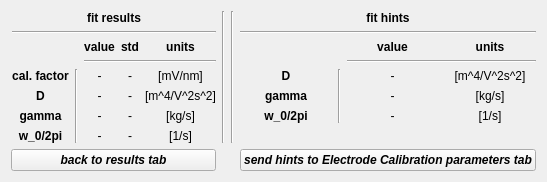
          <widget class="QWidget" name="page_4">
           <layout class="QGridLayout" name="gridLayout_16">
            <item row="0" column="1">
             <widget class="Line" name="line_8">
              <property name="orientation">
               <enum>Qt::Vertical</enum>
              </property>
             </widget>
            </item>
            <item row="0" column="2">
             <widget class="Line" name="line_9">
              <property name="orientation">
               <enum>Qt::Vertical</enum>
              </property>
             </widget>
            </item>
            <item row="0" column="3">
             <layout class="QGridLayout" name="gridLayout_15">
              <item row="5" column="2">
               <widget class="QLabel" name="label_102">
                <property name="text">
                 <string>-</string>
                </property>
                <property name="alignment">
                 <set>Qt::AlignCenter</set>
                </property>
               </widget>
              </item>
              <item row="1" column="0" colspan="4">
               <widget class="Line" name="line_7">
                <property name="orientation">
                 <enum>Qt::Horizontal</enum>
                </property>
               </widget>
              </item>
              <item row="0" column="0" colspan="4">
               <widget class="QLabel" name="label_44">
                <property name="font">
                 <font>
                  <weight>75</weight>
                  <bold>true</bold>
                 </font>
                </property>
                <property name="text">
                 <string>fit hints</string>
                </property>
                <property name="alignment">
                 <set>Qt::AlignCenter</set>
                </property>
               </widget>
              </item>
              <item row="7" column="0">
               <widget class="QLabel" name="label_99">
                <property name="text">
                 <string/>
                </property>
               </widget>
              </item>
              <item row="2" column="3">
               <widget class="QLabel" name="label_113">
                <property name="font">
                 <font>
                  <weight>75</weight>
                  <bold>true</bold>
                 </font>
                </property>
                <property name="text">
                 <string>units</string>
                </property>
                <property name="alignment">
                 <set>Qt::AlignCenter</set>
                </property>
               </widget>
              </item>
              <item row="4" column="3">
               <widget class="QLabel" name="label_114">
                <property name="text">
                 <string>[m^4/V^2s^2]</string>
                </property>
                <property name="alignment">
                 <set>Qt::AlignCenter</set>
                </property>
               </widget>
              </item>
              <item row="3" column="2" colspan="2">
               <widget class="Line" name="line_11">
                <property name="orientation">
                 <enum>Qt::Horizontal</enum>
                </property>
               </widget>
              </item>
              <item row="5" column="3">
               <widget class="QLabel" name="label_115">
                <property name="text">
                 <string>[kg/s]</string>
                </property>
                <property name="alignment">
                 <set>Qt::AlignCenter</set>
                </property>
               </widget>
              </item>
              <item row="6" column="3">
               <widget class="QLabel" name="label_116">
                <property name="text">
                 <string>[1/s]</string>
                </property>
                <property name="alignment">
                 <set>Qt::AlignCenter</set>
                </property>
               </widget>
              </item>
              <item row="2" column="2">
               <widget class="QLabel" name="label_41">
                <property name="font">
                 <font>
                  <weight>75</weight>
                  <bold>true</bold>
                 </font>
                </property>
                <property name="text">
                 <string>value</string>
                </property>
                <property name="alignment">
                 <set>Qt::AlignCenter</set>
                </property>
               </widget>
              </item>
              <item row="4" column="0">
               <widget class="QLabel" name="label_40">
                <property name="font">
                 <font>
                  <weight>75</weight>
                  <bold>true</bold>
                 </font>
                </property>
                <property name="text">
                 <string>D</string>
                </property>
                <property name="alignment">
                 <set>Qt::AlignCenter</set>
                </property>
               </widget>
              </item>
              <item row="5" column="0">
               <widget class="QLabel" name="label_98">
                <property name="font">
                 <font>
                  <weight>75</weight>
                  <bold>true</bold>
                 </font>
                </property>
                <property name="text">
                 <string>gamma</string>
                </property>
                <property name="alignment">
                 <set>Qt::AlignCenter</set>
                </property>
               </widget>
              </item>
              <item row="6" column="0">
               <widget class="QLabel" name="label_100">
                <property name="font">
                 <font>
                  <weight>75</weight>
                  <bold>true</bold>
                 </font>
                </property>
                <property name="text">
                 <string>w_0/2pi</string>
                </property>
                <property name="alignment">
                 <set>Qt::AlignCenter</set>
                </property>
               </widget>
              </item>
              <item row="4" column="2">
               <widget class="QLabel" name="label_43">
                <property name="text">
                 <string>-</string>
                </property>
                <property name="alignment">
                 <set>Qt::AlignCenter</set>
                </property>
               </widget>
              </item>
              <item row="6" column="2">
               <widget class="QLabel" name="label_109">
                <property name="text">
                 <string>-</string>
                </property>
                <property name="alignment">
                 <set>Qt::AlignCenter</set>
                </property>
               </widget>
              </item>
              <item row="4" column="1" rowspan="3">
               <widget class="Line" name="line_13">
                <property name="orientation">
                 <enum>Qt::Vertical</enum>
                </property>
               </widget>
              </item>
             </layout>
            </item>
            <item row="0" column="0">
             <layout class="QGridLayout" name="gridLayout_14">
              <property name="leftMargin">
               <number>1</number>
              </property>
              <item row="4" column="0">
               <widget class="QLabel" name="label_33">
                <property name="font">
                 <font>
                  <weight>75</weight>
                  <bold>true</bold>
                 </font>
                </property>
                <property name="text">
                 <string>cal. factor</string>
                </property>
                <property name="alignment">
                 <set>Qt::AlignCenter</set>
                </property>
               </widget>
              </item>
              <item row="2" column="2">
               <widget class="QLabel" name="label_30">
                <property name="font">
                 <font>
                  <weight>75</weight>
                  <bold>true</bold>
                 </font>
                </property>
                <property name="text">
                 <string>value</string>
                </property>
                <property name="alignment">
                 <set>Qt::AlignCenter</set>
                </property>
               </widget>
              </item>
              <item row="2" column="3">
               <widget class="QLabel" name="label_32">
                <property name="font">
                 <font>
                  <weight>75</weight>
                  <bold>true</bold>
                 </font>
                </property>
                <property name="text">
                 <string>std</string>
                </property>
                <property name="alignment">
                 <set>Qt::AlignCenter</set>
                </property>
               </widget>
              </item>
              <item row="4" column="2">
               <widget class="QLabel" name="label_34">
                <property name="text">
                 <string>-</string>
                </property>
                <property name="alignment">
                 <set>Qt::AlignCenter</set>
                </property>
               </widget>
              </item>
              <item row="4" column="3">
               <widget class="QLabel" name="label_35">
                <property name="text">
                 <string>-</string>
                </property>
                <property name="alignment">
                 <set>Qt::AlignCenter</set>
                </property>
               </widget>
              </item>
              <item row="5" column="0">
               <widget class="QLabel" name="label_37">
                <property name="font">
                 <font>
                  <weight>75</weight>
                  <bold>true</bold>
                 </font>
                </property>
                <property name="text">
                 <string>D</string>
                </property>
                <property name="alignment">
                 <set>Qt::AlignCenter</set>
                </property>
               </widget>
              </item>
              <item row="3" column="2" colspan="3">
               <widget class="Line" name="line_10">
                <property name="orientation">
                 <enum>Qt::Horizontal</enum>
                </property>
               </widget>
              </item>
              <item row="1" column="0" colspan="5">
               <widget class="Line" name="line_6">
                <property name="orientation">
                 <enum>Qt::Horizontal</enum>
                </property>
               </widget>
              </item>
              <item row="4" column="4">
               <widget class="QLabel" name="label_36">
                <property name="text">
                 <string>[mV/nm]</string>
                </property>
                <property name="alignment">
                 <set>Qt::AlignCenter</set>
                </property>
               </widget>
              </item>
              <item row="7" column="4">
               <widget class="QLabel" name="label_112">
                <property name="text">
                 <string>[1/s]</string>
                </property>
                <property name="alignment">
                 <set>Qt::AlignCenter</set>
                </property>
               </widget>
              </item>
              <item row="0" column="0" colspan="5">
               <widget class="QLabel" name="label_42">
                <property name="font">
                 <font>
                  <weight>75</weight>
                  <bold>true</bold>
                 </font>
                </property>
                <property name="text">
                 <string>fit results</string>
                </property>
                <property name="alignment">
                 <set>Qt::AlignCenter</set>
                </property>
               </widget>
              </item>
              <item row="6" column="0">
               <widget class="QLabel" name="label_38">
                <property name="font">
                 <font>
                  <weight>75</weight>
                  <bold>true</bold>
                 </font>
                </property>
                <property name="text">
                 <string>gamma</string>
                </property>
                <property name="alignment">
                 <set>Qt::AlignCenter</set>
                </property>
               </widget>
              </item>
              <item row="5" column="3">
               <widget class="QLabel" name="label_104">
                <property name="text">
                 <string>-</string>
                </property>
                <property name="alignment">
                 <set>Qt::AlignCenter</set>
                </property>
               </widget>
              </item>
              <item row="6" column="2">
               <widget class="QLabel" name="label_105">
                <property name="text">
                 <string>-</string>
                </property>
                <property name="alignment">
                 <set>Qt::AlignCenter</set>
                </property>
               </widget>
              </item>
              <item row="5" column="2">
               <widget class="QLabel" name="label_103">
                <property name="text">
                 <string>-</string>
                </property>
                <property name="alignment">
                 <set>Qt::AlignCenter</set>
                </property>
               </widget>
              </item>
              <item row="6" column="3">
               <widget class="QLabel" name="label_107">
                <property name="text">
                 <string>-</string>
                </property>
                <property name="alignment">
                 <set>Qt::AlignCenter</set>
                </property>
               </widget>
              </item>
              <item row="7" column="2">
               <widget class="QLabel" name="label_106">
                <property name="text">
                 <string>-</string>
                </property>
                <property name="alignment">
                 <set>Qt::AlignCenter</set>
                </property>
               </widget>
              </item>
              <item row="2" column="4">
               <widget class="QLabel" name="label_29">
                <property name="font">
                 <font>
                  <weight>75</weight>
                  <bold>true</bold>
                 </font>
                </property>
                <property name="text">
                 <string>units</string>
                </property>
                <property name="alignment">
                 <set>Qt::AlignCenter</set>
                </property>
               </widget>
              </item>
              <item row="7" column="3">
               <widget class="QLabel" name="label_108">
                <property name="text">
                 <string>-</string>
                </property>
                <property name="alignment">
                 <set>Qt::AlignCenter</set>
                </property>
               </widget>
              </item>
              <item row="5" column="4">
               <widget class="QLabel" name="label_110">
                <property name="text">
                 <string>[m^4/V^2s^2]</string>
                </property>
                <property name="alignment">
                 <set>Qt::AlignCenter</set>
                </property>
               </widget>
              </item>
              <item row="7" column="0">
               <widget class="QLabel" name="label_39">
                <property name="font">
                 <font>
                  <weight>75</weight>
                  <bold>true</bold>
                 </font>
                </property>
                <property name="text">
                 <string>w_0/2pi</string>
                </property>
                <property name="alignment">
                 <set>Qt::AlignCenter</set>
                </property>
               </widget>
              </item>
              <item row="6" column="4">
               <widget class="QLabel" name="label_111">
                <property name="text">
                 <string>[kg/s]</string>
                </property>
                <property name="alignment">
                 <set>Qt::AlignCenter</set>
                </property>
               </widget>
              </item>
              <item row="4" column="1" rowspan="4">
               <widget class="Line" name="line_12">
                <property name="orientation">
                 <enum>Qt::Vertical</enum>
                </property>
               </widget>
              </item>
             </layout>
            </item>
            <item row="1" column="3">
             <widget class="QPushButton" name="pushButton_8">
              <property name="font">
               <font>
                <weight>75</weight>
                <italic>true</italic>
                <bold>true</bold>
               </font>
              </property>
              <property name="text">
               <string>send hints to Electrode Calibration parameters tab</string>
              </property>
             </widget>
            </item>
            <item row="1" column="0">
             <widget class="QPushButton" name="pushButton_9">
              <property name="font">
               <font>
                <weight>75</weight>
                <italic>true</italic>
                <bold>true</bold>
               </font>
              </property>
              <property name="text">
               <string>back to results tab</string>
              </property>
             </widget>
            </item>
           </layout>
          </widget>
